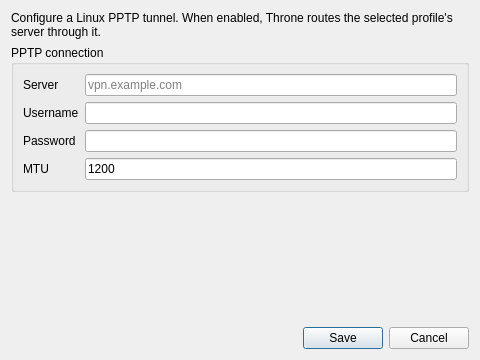
<?xml version="1.0" encoding="UTF-8"?>
<ui version="4.0">
 <class>DialogPptpEgress</class>
 <widget class="QDialog" name="DialogPptpEgress">
  <property name="geometry">
   <rect>
    <x>0</x>
    <y>0</y>
    <width>480</width>
    <height>360</height>
   </rect>
  </property>
  <property name="windowTitle">
   <string>PPTP Egress</string>
  </property>
  <layout class="QVBoxLayout" name="verticalLayout">
   <item>
    <widget class="QLabel" name="status_label">
     <property name="text">
      <string>Configure a Linux PPTP tunnel. When enabled, Throne routes the selected profile's server through it.</string>
     </property>
     <property name="wordWrap">
      <bool>true</bool>
     </property>
    </widget>
   </item>
   <item>
    <widget class="QGroupBox" name="credentials_box">
     <property name="title">
      <string>PPTP connection</string>
     </property>
     <layout class="QFormLayout" name="formLayout">
      <item row="0" column="0">
       <widget class="QLabel" name="label_gateway">
        <property name="text">
         <string>Server</string>
        </property>
       </widget>
      </item>
      <item row="0" column="1">
       <widget class="QLineEdit" name="pptp_gateway">
        <property name="placeholderText">
         <string notr="true">vpn.example.com</string>
        </property>
       </widget>
      </item>
      <item row="1" column="0">
       <widget class="QLabel" name="label_username">
        <property name="text">
         <string>Username</string>
        </property>
       </widget>
      </item>
      <item row="1" column="1">
       <widget class="QLineEdit" name="pptp_username"/>
      </item>
      <item row="2" column="0">
       <widget class="QLabel" name="label_password">
        <property name="text">
         <string>Password</string>
        </property>
       </widget>
      </item>
      <item row="2" column="1">
       <widget class="QLineEdit" name="pptp_password">
        <property name="echoMode">
         <enum>QLineEdit::EchoMode::Password</enum>
        </property>
       </widget>
      </item>
      <item row="3" column="0">
       <widget class="QLabel" name="label_mtu">
        <property name="text">
         <string notr="true">MTU</string>
        </property>
       </widget>
      </item>
      <item row="3" column="1">
       <widget class="QLineEdit" name="pptp_mtu">
        <property name="text">
         <string notr="true">1200</string>
        </property>
       </widget>
      </item>
     </layout>
    </widget>
   </item>
   <item>
    <widget class="QLabel" name="runtime_status">
     <property name="text">
      <string/>
     </property>
     <property name="wordWrap">
      <bool>true</bool>
     </property>
    </widget>
   </item>
   <item>
    <spacer name="verticalSpacer">
     <property name="orientation">
      <enum>Qt::Orientation::Vertical</enum>
     </property>
     <property name="sizeHint" stdset="0">
      <size>
       <width>20</width>
       <height>40</height>
      </size>
     </property>
    </spacer>
   </item>
   <item>
    <widget class="QDialogButtonBox" name="buttonBox">
     <property name="orientation">
      <enum>Qt::Orientation::Horizontal</enum>
     </property>
     <property name="standardButtons">
      <set>QDialogButtonBox::StandardButton::Cancel|QDialogButtonBox::StandardButton::Save</set>
     </property>
    </widget>
   </item>
  </layout>
 </widget>
 <resources/>
 <connections>
  <connection>
   <sender>buttonBox</sender>
   <signal>accepted()</signal>
   <receiver>DialogPptpEgress</receiver>
   <slot>accept()</slot>
  </connection>
  <connection>
   <sender>buttonBox</sender>
   <signal>rejected()</signal>
   <receiver>DialogPptpEgress</receiver>
   <slot>reject()</slot>
  </connection>
 </connections>
</ui>
